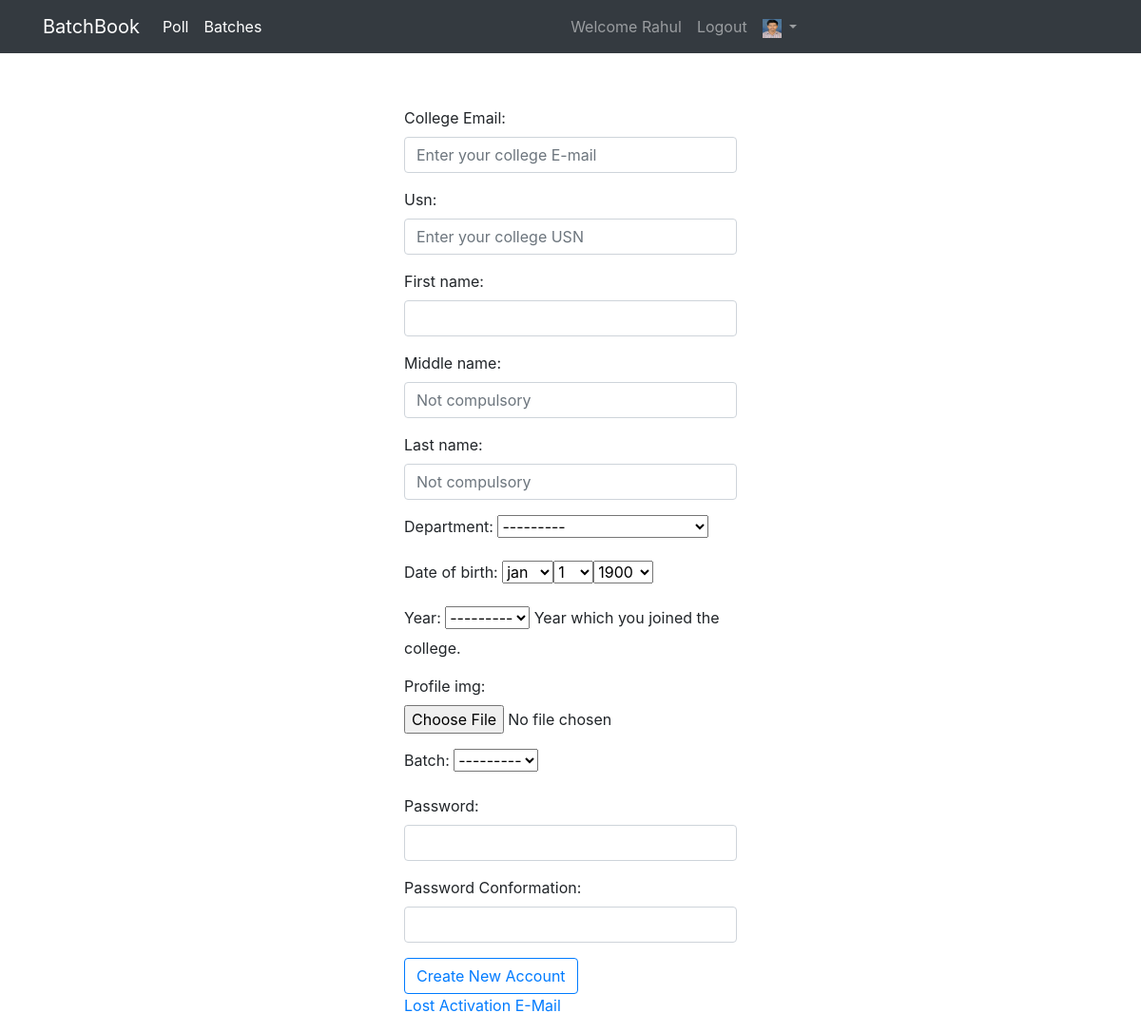
The app's page /student/create/ (signed in), older data.
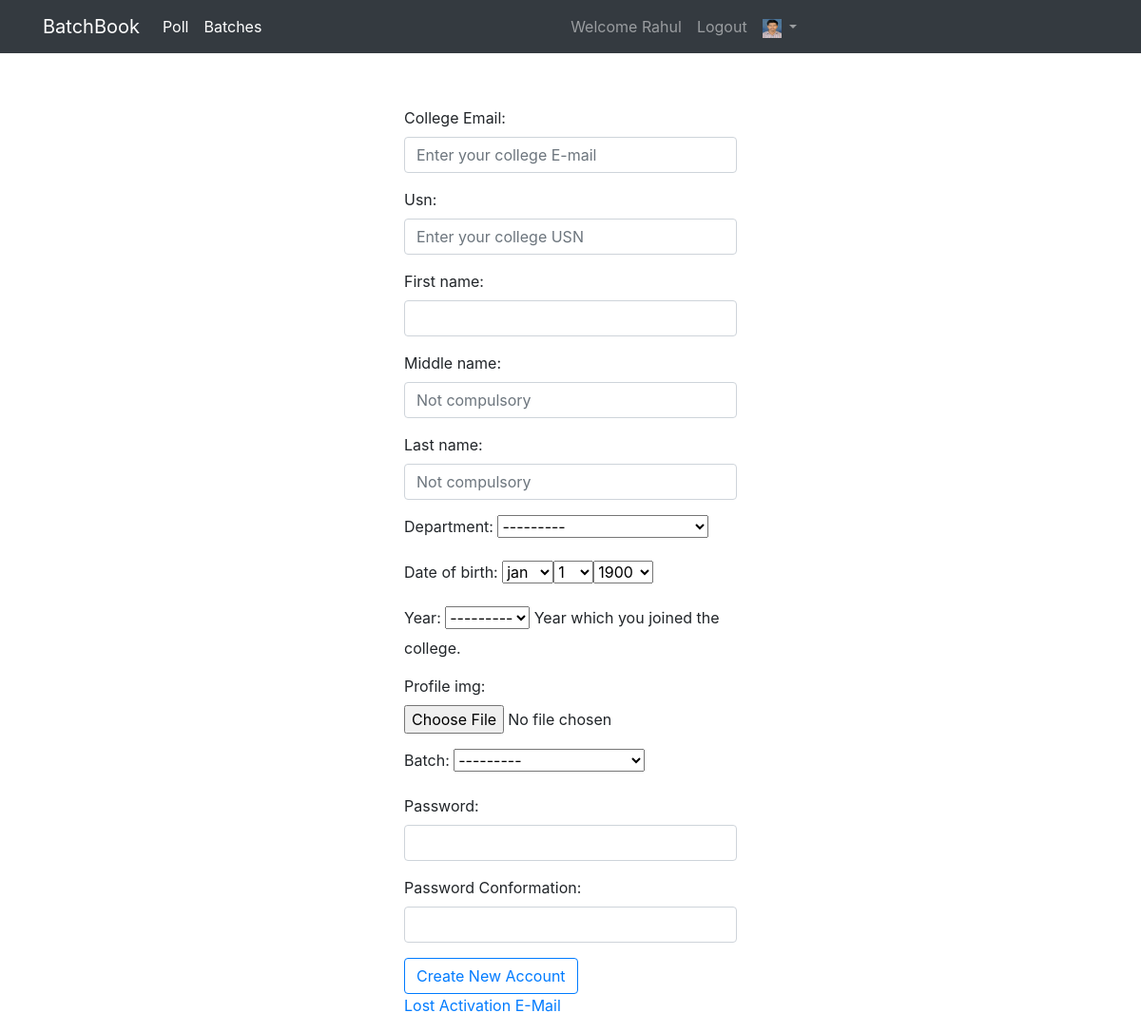
The same page, newer data.
### batch/models.py (models this page shows, shortened)
class BatchModel(models.Model):
    INFORMATION_SCIENCE = 'ISE'
    COMPUTER_SCIENCE = 'CSE'
    DEPARTMENT = (
        (INFORMATION_SCIENCE, 'Information Science Engg.'),
        (COMPUTER_SCIENCE, 'Computer Science Engg.'),
    )
    YEAR_CHOICES = [(2015, 2015), (2016, 2016), (2017, 2017),
                    (2018, 2018), (2019, 2019), (2020, 2020)]
    A_SECTION = "A"
    B_SECTION = "B"
    C_SECTION = "C"
    D_SECTION = "D"
    SECTION = (
        (A_SECTION, "A Section"),
        (B_SECTION, "B Section"),
        (C_SECTION, "C Section"),
        (D_SECTION, "D Section"),
    )
    department = models.CharField(max_length=3, choices=DEPARTMENT)
    year = models.IntegerField(choices=YEAR_CHOICES, help_text="Year of joining college")
    section = models.CharField(max_length = 1, choices=SECTION)
    class Meta:
        verbose_name = "Batch"
        verbose_name_plural = "Batches"
        unique_together = ('department', 'year', 'section')
        ordering = ['department', 'year', 'section']
    def get_year(self):
        year = timezone.now().year - self.year + 1
        if(year == 1):
            suffix = "st"
        elif(year == 2):
            suffix = "nd"
        elif(year == 3):
            suffix = "rd"
        else:
            suffix = "th"
        return str(year) + suffix + " year"
    def __str__(self):
        return self.department + " " + self.get_year() + " " + self.section + " section"

### accounts/views.py (the view, shortened to what this page needs)
# urls.py: path('create/', CreateAccount.as_view(), name='create'),
class CreateAccount(MailContextViewMixin, View):
    form_class = UserCreationForm
    success_url = reverse_lazy(
        'student:create_done')
    template_name = 'accounts/user_create.html'
    @method_decorator(csrf_protect)
    def get(self, request):
        return TemplateResponse(
            request,
            self.template_name,
            {'form': self.form_class()})

### accounts/templates/accounts/user_create.html (shortened to what this page needs)
{% extends parent_template|default:"accounts/base_accounts.html" %}
{% block content %}
<div class="row auth-form">
    <div class="col-md-4"></div>
    <div class="col-md-4">
        <form action="{% url 'student:create' %}" method="post" enctype="multipart/form-data">
            {{form.as_p}}
            <button type="submit" class="btn btn-outline-primary">
                Create New Account
            </button>
        </form>
        <p>
            <a href="{% url 'student:resend_activation' %}">
                Lost Activation E-Mail
            </a>
        </p>
    </div>
    <div class="col-md-4"></div>
</div>
{% endblock content %}

Row changes from the older to the newer data that the page shows:
added BatchModel: department "---------", year "---------"
Text that changed along with them:
form field department: "---------" → (not shown)
form field year: "---------" → (not shown)
